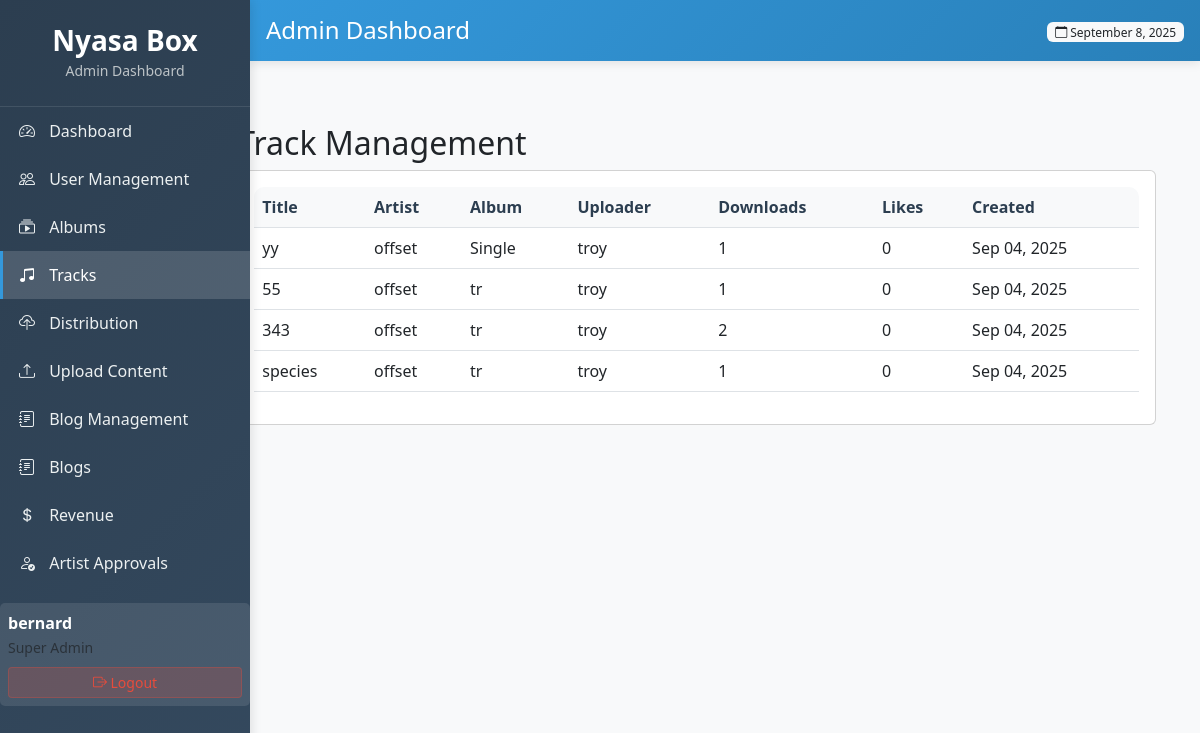
The app's page /adminxy/tracks/ (signed in), older data.
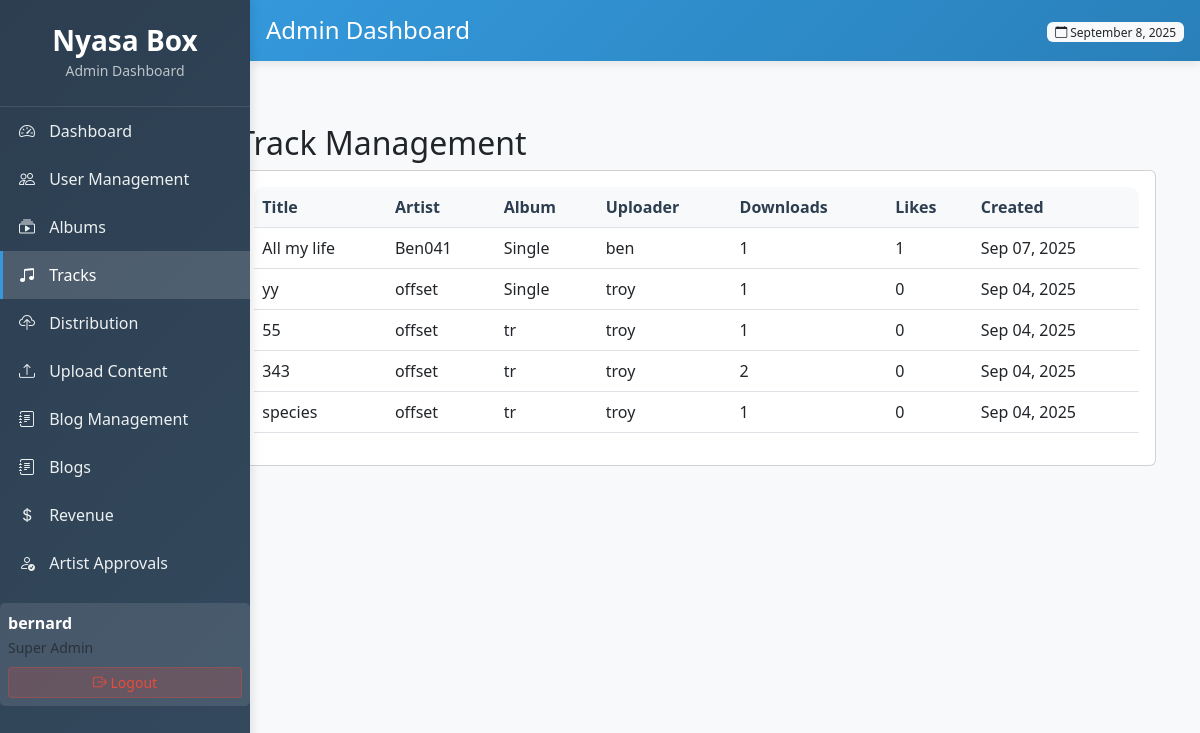
The same page, newer data.
### core/models.py (models this page shows, shortened)
class Track(models.Model):
    title = models.CharField(max_length=200)
    slug = models.SlugField(unique=True, max_length=200)
    album = models.ForeignKey(Album, on_delete=models.CASCADE, related_name='tracks', null=True, blank=True)
    artist = models.CharField(max_length=200)
    genre = models.CharField(max_length=20, choices=GENRE_CHOICES, blank=True)
    audio_file = models.FileField(upload_to='tracks/')
    duration = models.DurationField(blank=True, null=True)
    track_number = models.PositiveIntegerField(null=True, blank=True)
    uploader = models.ForeignKey(User, on_delete=models.CASCADE)
    created_at = models.DateTimeField(auto_now_add=True)
    updated_at = models.DateTimeField(auto_now=True)
    downloads = models.PositiveIntegerField(default=0)
    likes = models.ManyToManyField(User, related_name='liked_tracks', blank=True)
    class Meta:
        indexes = [
            models.Index(fields=['slug'], name='idx_track_slug'),
            models.Index(fields=['created_at'], name='idx_track_created_at'),
            models.Index(fields=['uploader'], name='idx_track_uploader'),
            models.Index(fields=['downloads'], name='idx_track_downloads'),
        ]

class Album(models.Model):
    title = models.CharField(max_length=200)
    slug = models.SlugField(unique=True, max_length=200)
    artist = models.CharField(max_length=200)
    genre = models.CharField(max_length=20, choices=GENRE_CHOICES)
    release_date = models.DateField()
    cover_art = models.ImageField(upload_to='album_covers/')
    description = models.TextField(blank=True)
    uploader = models.ForeignKey(User, on_delete=models.CASCADE)
    created_at = models.DateTimeField(auto_now_add=True)
    updated_at = models.DateTimeField(auto_now=True)
    downloads = models.PositiveIntegerField(default=0)
    class Meta:
        indexes = [
            models.Index(fields=['slug'], name='idx_album_slug'),
            models.Index(fields=['created_at'], name='idx_album_created_at'),
            models.Index(fields=['uploader'], name='idx_album_uploader'),
        ]

### core/admin_views.py (the view)
# urls.py: path('adminxy/tracks/', admin_views.admin_tracks, name='admin_tracks'),
@login_required
@user_passes_test(is_admin)
def admin_tracks(request):
    tracks = Track.objects.select_related('uploader', 'album').order_by('-created_at')
    return render(request, 'peza/tracks.html', {'tracks': tracks})

### core/admin_views.py (called while the page is built)
def is_admin(user):
    return user.is_authenticated and user.is_superuser

### core/templates/peza/tracks.html
{% extends 'peza/base.html' %}
{% block content %}
<div class="container-fluid">
    <div class="row">
        <div class="col-md-9 col-lg-10 ms-auto">
            <div class="container-fluid mt-4">
                <h2>Track Management</h2>
                <div class="card">
                    <div class="card-body">
                        <div class="table-responsive">
                            <table class="table table-hover">
                                <thead>
                                    <tr>
                                        <th>Title</th>
                                        <th>Artist</th>
                                        <th>Album</th>
                                        <th>Uploader</th>
                                        <th>Downloads</th>
                                        <th>Likes</th>
                                        <th>Created</th>
                                    </tr>
                                </thead>
                                <tbody>
                                    {% for track in tracks %}
                                    <tr>
                                        <td>{{ track.title }}</td>
                                        <td>{{ track.artist }}</td>
                                        <td>{{ track.album.title|default:"Single" }}</td>
                                        <td>{{ track.uploader.username }}</td>
                                        <td>{{ track.downloads }}</td>
                                        <td>{{ track.likes.count }}</td>
                                        <td>{{ track.created_at|date:"M d, Y" }}</td>
                                    </tr>
                                    {% endfor %}
                                </tbody>
                            </table>
                        </div>
                    </div>
                </div>
            </div>
        </div>
    </div>
</div>
{% endblock %}

Row changes from the older to the newer data that the page shows:
added Track: title "All my life", artist "Ben041", album "Single", uploader.username "ben", downloads "1", likes.count "1", created_at "Sep 07, 2025"
